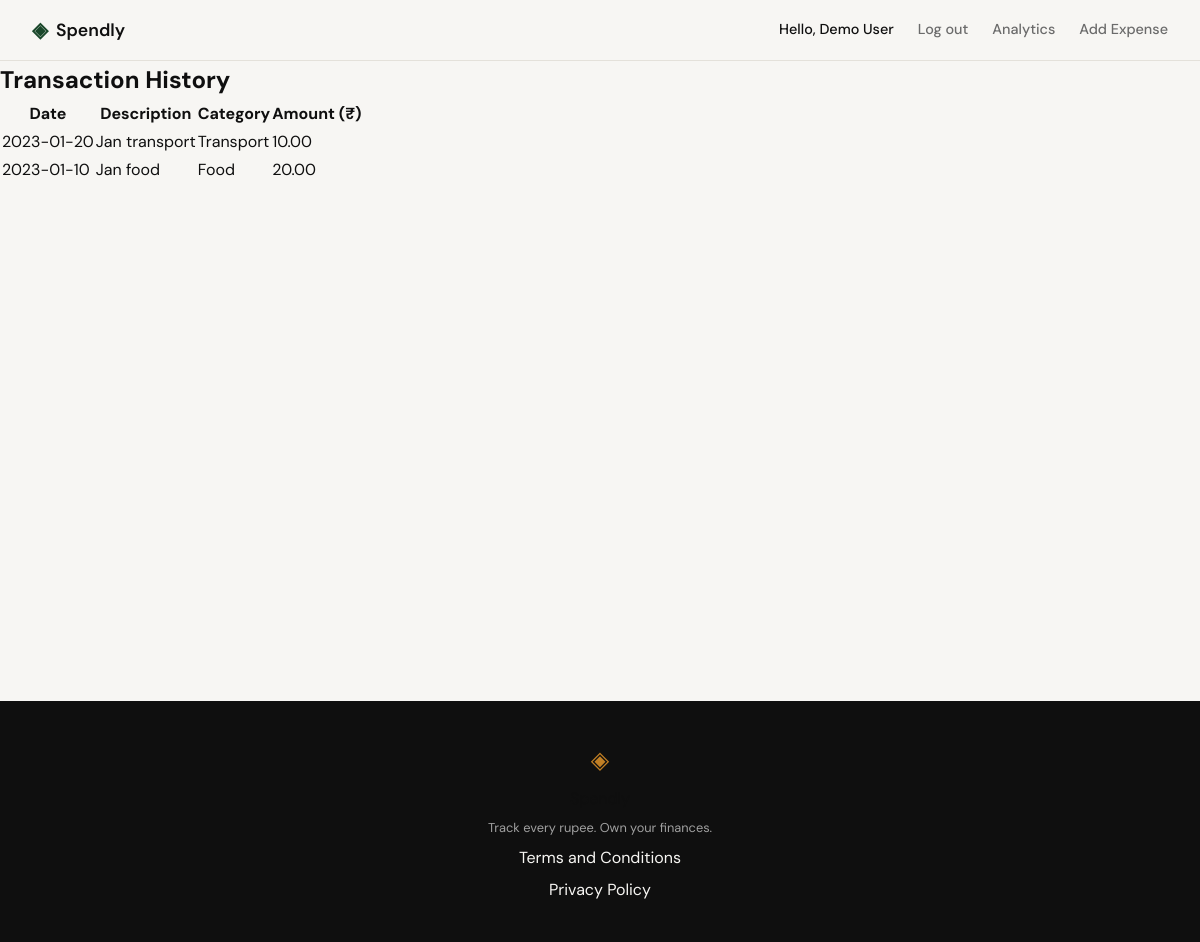
The page /profile/transactions (signed in) on the database as committed earlier.
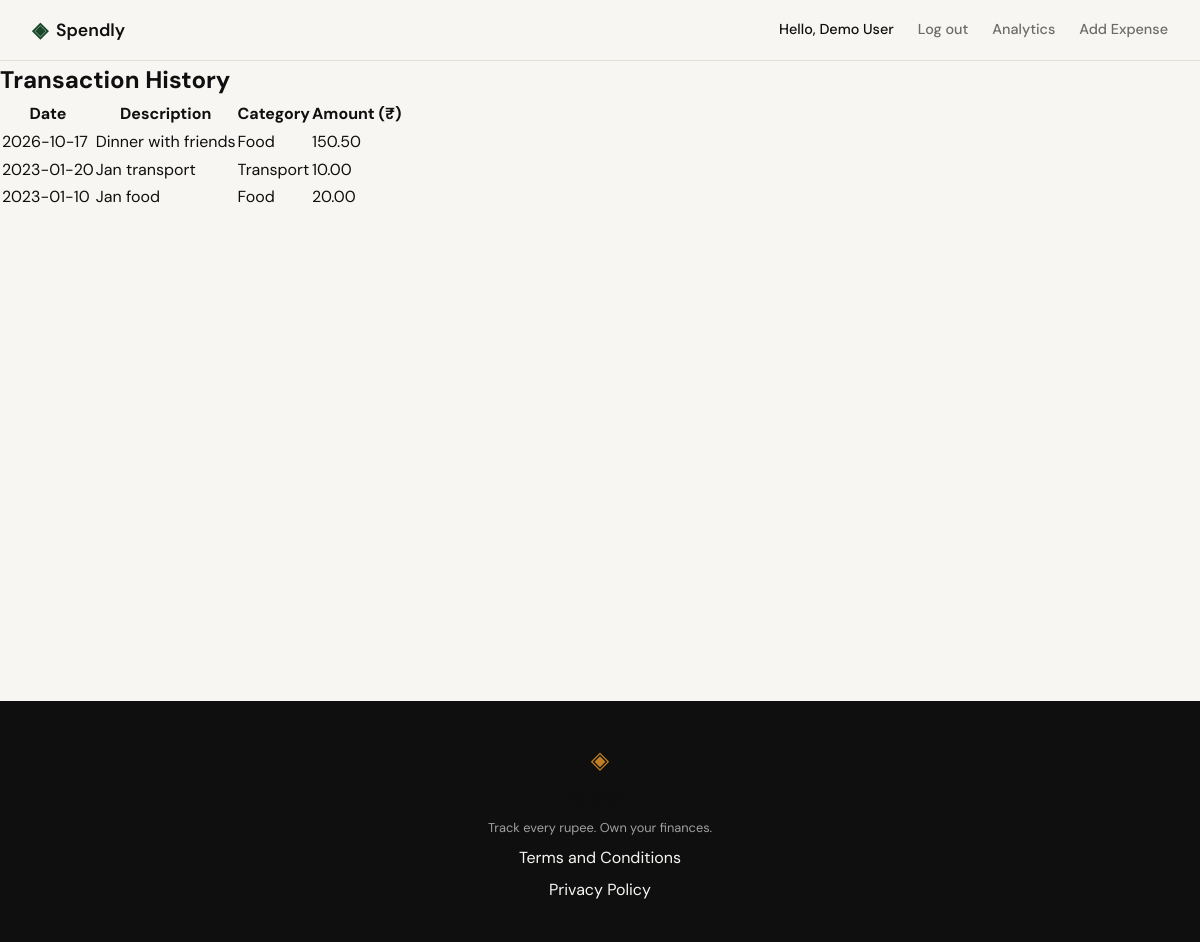
The same page on the database as committed later.
### tables this page shows
CREATE TABLE users (
            id INTEGER PRIMARY KEY AUTOINCREMENT,
            name TEXT NOT NULL,
            email TEXT UNIQUE NOT NULL,
            password_hash TEXT NOT NULL,
            created_at TEXT DEFAULT (datetime('now'))
        );

CREATE TABLE expenses (
            id INTEGER PRIMARY KEY AUTOINCREMENT,
            user_id INTEGER NOT NULL REFERENCES users(id),
            amount REAL NOT NULL,
            category TEXT NOT NULL,
            date TEXT NOT NULL,
            description TEXT,
            created_at TEXT DEFAULT (datetime('now'))
        );

### app.py (the view)
@app.route("/profile/transactions")
def profile_transactions():
    user_id = session.get("user_id")
    if not user_id:
        flash("Please log in to view your profile.", "warning")
        return redirect(url_for("login"))
    expenses = get_expenses_by_user(user_id)
    return render_template("profile_transactions.html", expenses=expenses)

### app.py (called while the page is built)
@app.context_processor
def inject_user():
    user_id = session.get("user_id")
    if user_id:
        db = get_db()
        user = db.execute("SELECT id, name, email, created_at FROM users WHERE id = ?", (user_id,)).fetchone()
        db.close()
        if user:
            return {"user": dict(user), "request_path": request.path}
    return {"user": None, "request_path": request.path}

### database/db.py (called while the page is built)
def get_db():
    db = sqlite3.connect(DB_PATH)
    db.row_factory = sqlite3.Row
    db.execute("PRAGMA foreign_keys = ON")
    return db

def get_expenses_by_user(user_id, start_date=None, end_date=None):
    db = get_db()
    query = "SELECT id, amount, category, date, description FROM expenses WHERE user_id = ?"
    params = [user_id]
    if start_date and end_date:
        query += " AND date BETWEEN ? AND ?"
        params.extend([start_date, end_date])
    elif start_date:
        query += " AND date >= ?"
        params.append(start_date)
    elif end_date:
        query += " AND date <= ?"
        params.append(end_date)
    query += " ORDER BY date DESC"
    expenses = db.execute(query, tuple(params)).fetchall()
    db.close()
    return [dict(expense) for expense in expenses]

### templates/profile_transactions.html (shortened to what this page needs)
{% extends "base.html" %}
{% block content %}
<h2 class="my-4">Transaction History</h2>
{% if expenses %}
<table class="table table-striped">
  <thead>
    <tr>
      <th>Date</th>
      <th>Description</th>
      <th>Category</th>
      <th>Amount (₹)</th>
    </tr>
  </thead>
  <tbody>
    {% for expense in expenses %}
    <tr>
      <td>{{ expense.date }}</td>
      <td>{{ expense.description }}</td>
      <td>{{ expense.category }}</td>
      <td>{{ "%.2f"|format(expense.amount) }}</td>
    </tr>
    {% endfor %}
  </tbody>
</table>
{% else %}
<p>No transactions found.</p>
{% endif %}
{% endblock %}

### templates/base.html (shortened to what this page needs)
<!DOCTYPE html>
<html lang="en">
<head>
    <link rel="stylesheet" href="{{ url_for('static', filename='css/style.css') }}">
</head>
<body>
    <nav class="navbar">
        <div class="nav-inner">
            <a href="{{ url_for('landing') }}" class="nav-brand">
                <span class="brand-icon">◈</span>
                <span class="brand-name">Spendly</span>
            </a>
            <div class="nav-links">
                {% if session.get('user_id') and user %}
                    <span class="nav-user">Hello, {{ user.name }}</span>
                    <a href="{{ url_for('logout') }}">Log out</a>
                    <a href="{{ url_for('analytics') }}" class="{% if request_path == '/analytics' %}nav-active{% endif %}">Analytics</a>
                    <a href="{{ url_for('add_expense') }}" class="{% if request_path == '/expenses/add' %}nav-active{% endif %}">Add Expense</a>
                {% else %}
                    <a href="{{ url_for('login') }}">Sign in</a>
                    <a href="{{ url_for('register') }}" class="nav-cta">Get started</a>
                {% endif %}
            </div>
        </div>
    </nav>
    <main class="main-content">
        {% block content %}{% endblock %}
    </main>
    <footer class="footer">
        <div class="footer-inner">
            <span class="brand-icon">◈</span>
            <span class="brand-name">Spendly</span>
            <p class="footer-copy">Track every rupee. Own your finances.</p>
            <a href="{{ url_for('terms') }}">Terms and Conditions</a>
            <a href="{{ url_for('privacy') }}">Privacy Policy</a>
        </div>
    </footer>
</body>
</html>

### static/css/style.css (style rules this page uses)
:root { --ink: #0f0f0f; --ink-soft: #2d2d2d; --ink-muted: #6b6b6b; --ink-faint: #a0a0a0; --paper: #f7f6f3; --paper-warm: #f0ede6; --paper-card: #ffffff; --accent: #1a472a; --accent-light: #e8f0eb; --accent-2: #c17f24; --accent-2-light: #fdf3e3; --accent-3: #9b59b6; --accent-4: #e74c3c; --accent-5: #2980b9; --danger: #c0392b; --danger-light: #fdecea; --border: #e4e1da; --border-soft: #eeebe4; --font-display: 'DM Serif Display', Georgia, serif; --font-body: 'DM Sans', system-ui, sans-serif; --max-width: 1200px; --auth-width: 440px; --radius-sm: 6px; --radius-md: 12px; --radius-lg: 20px; }
*, *::before, *::after { box-sizing: border-box; margin: 0; padding: 0; }
html { font-size: 16px; scroll-behavior: smooth; }
body { background: var(--paper); color: var(--ink); font-family: var(--font-body); font-size: 1rem; line-height: 1.6; -webkit-font-smoothing: antialiased; }
a { color: inherit; text-decoration: none; }
.navbar { position: sticky; top: 0; z-index: 100; background: var(--paper); border-bottom: 1px solid var(--border); padding: 0 2rem; }
.nav-inner { max-width: var(--max-width); margin: 0 auto; height: 60px; display: flex; align-items: center; justify-content: space-between; }
.nav-brand { display: flex; align-items: center; gap: 0.5rem; font-family: var(--font-body); font-weight: 600; font-size: 1.1rem; color: var(--ink); }
.brand-icon { color: var(--accent); font-size: 1.3rem; }
.brand-name { color: var(--ink); }
.nav-links { display: flex; align-items: center; gap: 1.5rem; font-size: 0.9rem; font-weight: 500; }
.nav-links a { color: var(--ink-muted); transition: color 0.2s; }
.main-content { min-height: calc(100vh - 60px - 100px); }
.footer { background: var(--ink); color: var(--paper); padding: 2.5rem 2rem; text-align: center; }
.footer-inner { display: flex; flex-direction: column; align-items: center; gap: 0.4rem; }
.footer .brand-icon { color: var(--accent-2); font-size: 1.5rem; }
.footer-copy { font-size: 0.8rem; color: var(--ink-faint); }

Rows that differ between the two databases and show on the page:
added expenses: date "2026-10-17", description "Dinner with friends", category "Food", amount "150.50"
